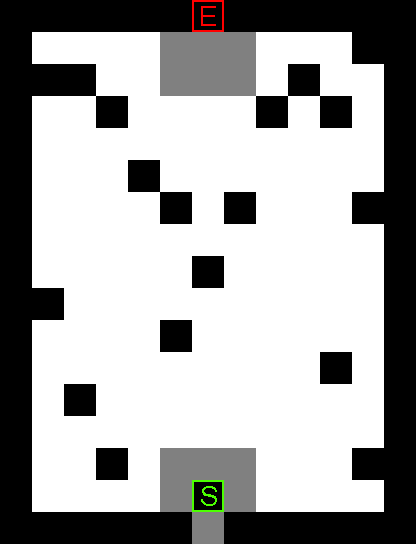

Rendered tile map (Tiled .tmx) drawn with the repository's tilesets; below, a short description and the map source with its tile grids summarised:
An orthogonal 13x17 tile map with 32x32 px tiles, 1 tile layer (Tile Layer 1).

<map version="1.0" orientation="orthogonal" width="13" height="17" tilewidth="32" tileheight="32">
 <tileset firstgid="1" name="icemaptileset" tilewidth="32" tileheight="32">
  <image source="icemaptileset.png" width="128" height="64" />
 </tileset>
 <layer name="Tile Layer 1" width="13" height="17">
  <data>[221 cells, 221 non-empty, 5 distinct tile ids]</data>
 </layer>
</map>